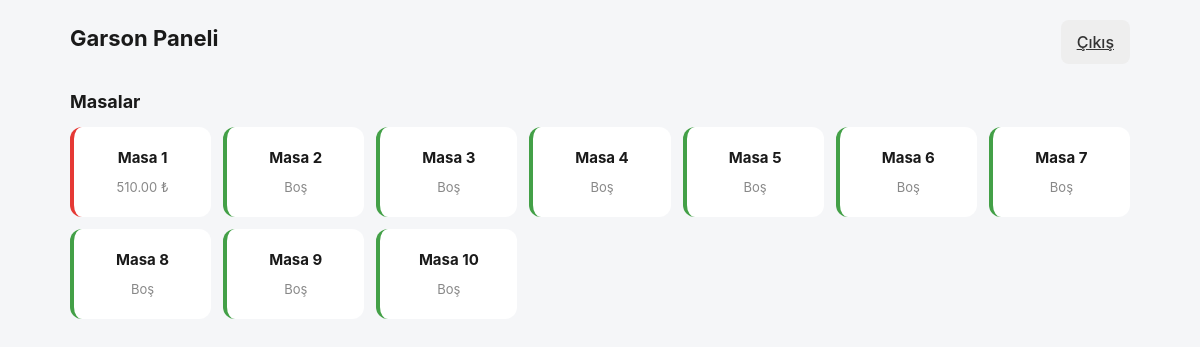
Page /waiter/ (signed in) on the committed database.
### models/models.py (models this page shows)
class Table(db.Model):
    __tablename__ = "tables"
    id = db.Column(db.Integer, primary_key=True)
    restaurant_id = db.Column(db.Integer, db.ForeignKey("restaurants.id"), nullable=False)
    number = db.Column(db.String(20), nullable=False)     # masa no
    name = db.Column(db.String(80))                       # opsiyonel isim
    capacity = db.Column(db.Integer, default=4)
    qr_token = db.Column(db.String(64), unique=True, nullable=False)
    is_occupied = db.Column(db.Boolean, default=False)
    assigned_waiter_id = db.Column(db.Integer, db.ForeignKey("staff.id"), nullable=True)

class Order(db.Model):
    __tablename__ = "orders"
    id = db.Column(db.Integer, primary_key=True)
    restaurant_id = db.Column(db.Integer, db.ForeignKey("restaurants.id"), nullable=False)
    table_id = db.Column(db.Integer, db.ForeignKey("tables.id"), nullable=False)
    waiter_id = db.Column(db.Integer, db.ForeignKey("staff.id"), nullable=True)
    status = db.Column(db.String(20), default="open")  # open / paid / closed
    total = db.Column(db.Float, default=0.0)
    created_at = db.Column(db.DateTime, default=datetime.utcnow)
    closed_at = db.Column(db.DateTime)
    items = db.relationship("OrderItem", backref="order", cascade="all, delete-orphan")

### routes/waiter_routes.py (the view)
@waiter_bp.route("/")
def dashboard():
    if session.get("role") not in ("waiter", "admin"):
        return redirect(url_for("waiter.login"))
    rid = session["restaurant_id"]
    sid = session.get("staff_id")
    tables = Table.query.filter_by(restaurant_id=rid).order_by(Table.id).all()
    open_orders = {
        o.table_id: o for o in Order.query.filter_by(restaurant_id=rid, status="open").all()
    }
    categories = Category.query.filter_by(restaurant_id=rid).all()
    products = Product.query.filter_by(restaurant_id=rid, is_available=True).all()
    categories_json = [
        {"id": c.id, "name_tr": c.name_tr, "name_en": c.name_en}
        for c in categories
    ]
    products_json = [
        {
            "id": p.id,
            "category_id": p.category_id,
            "name_tr": p.name_tr,
            "name_en": p.name_en,
            "price": p.price,
            "image": p.image,
        }
        for p in products
    ]
    return render_template(
        "waiter/dashboard.html",
        tables=tables, orders=open_orders,
        categories=categories_json,
        products=products_json,
        staff_id=sid,
    )

### templates/waiter/dashboard.html (shortened to what this page needs)
{% extends "base.html" %}
{% block body %}
<div class="waiter-layout">
  <header class="waiter-header">
    <h1>Garson Paneli</h1>
    <a href="{{ url_for('waiter.logout') }}" class="btn-secondary">Çıkış</a>
  </header>
  <h2>Masalar</h2>
  <div class="tables-grid">
    {% for t in tables %}
      {% set o = orders.get(t.id) %}
      <div class="table-card {% if t.is_occupied %}busy{% else %}free{% endif %}"
           onclick="selectTable({{ t.id }}, {{ o.id if o else 'null' }})">
        <h3>Masa {{ t.number }}</h3>
        {% if o %}
          <p class="muted">{{ "%.2f"|format(o.total) }} ₺</p>
        {% else %}
          <p class="muted">Boş</p>
        {% endif %}
      </div>
    {% endfor %}
  </div>
</div>
{% endblock %}

### static/css/style.css (style rules this page uses)
* { box-sizing: border-box; margin: 0; padding: 0; }
body { font-family: -apple-system, BlinkMacSystemFont, "Segoe UI", Roboto, sans-serif; background: #f5f6f8; color: #1a1a1a; line-height: 1.5; }
h1 { font-size: 22px; margin-bottom: 8px; }
h2 { font-size: 18px; margin: 24px 0 12px; }
h3 { font-size: 15px; margin-bottom: 8px; }
.muted { color: #888; font-size: 13px; }
.btn-primary, .btn-secondary, .btn-danger, .btn-mini, .btn-add, .btn-remove { border: none; border-radius: 8px; cursor: pointer; font-family: inherit; font-weight: 500; }
.btn-secondary { background: #eee; color: #333; padding: 10px 16px; margin-top: 10px; }
.waiter-layout { padding: 20px; max-width: 1100px; margin: 0 auto; }
.waiter-header { display: flex; justify-content: space-between; align-items: center; margin-bottom: 20px; }
.waiter-header .btn-secondary { width: auto; margin: 0; }
.tables-grid { display: grid; grid-template-columns: repeat(auto-fill, minmax(140px, 1fr)); gap: 12px; }
.table-card { background: #fff; padding: 20px; border-radius: 12px; cursor: pointer; text-align: center; transition: transform .1s; border-left: 4px solid #ddd; }
.table-card.busy { border-left-color: #e53935; }
.table-card.free { border-left-color: #43a047; }

### rows in the picture
Table: number "1"
Order: total "510.00"
Table: number "2", shows "Boş"
Table: number "3", shows "Boş"
Table: number "4", shows "Boş"
Table: number "5", shows "Boş"
Table: number "6", shows "Boş"
Table: number "7", shows "Boş"
Table: number "8", shows "Boş"
Table: number "9", shows "Boş"
Table: number "10", shows "Boş"
